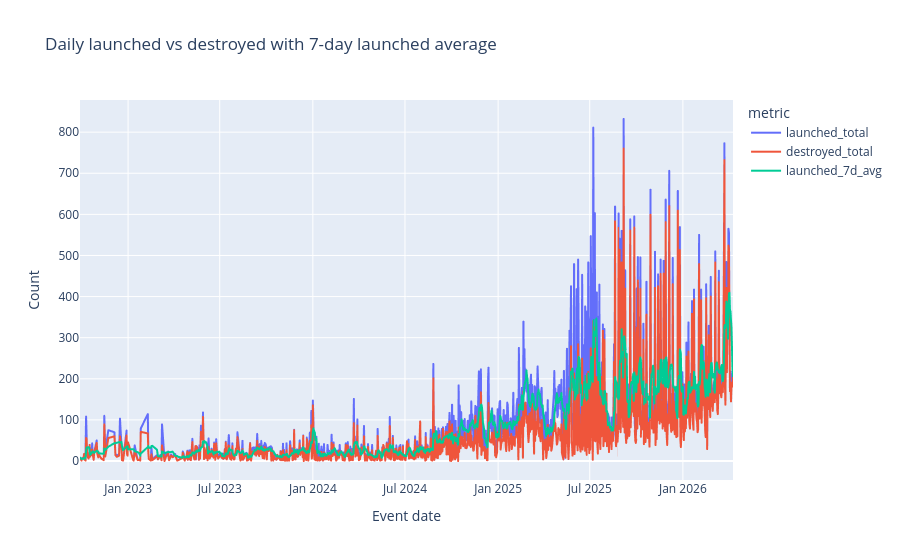

The cell this chart's notebook holds for it:
### Code cell
daily_trend = con.sql("""
WITH daily AS (
    SELECT
        CAST(event_date AS DATE) AS event_date,
        SUM(COALESCE(launched, 0)) AS launched_total,
        SUM(COALESCE(destroyed, 0)) AS destroyed_total
    FROM silver_attacks
    WHERE event_date <> ''
    GROUP BY 1
)
SELECT
    event_date,
    launched_total,
    destroyed_total,
    AVG(launched_total) OVER (
        ORDER BY event_date
        ROWS BETWEEN 6 PRECEDING AND CURRENT ROW
    ) AS launched_7d_avg
FROM daily
ORDER BY event_date
""").df()

daily_long = daily_trend.melt(
    id_vars='event_date',
    value_vars=['launched_total', 'destroyed_total', 'launched_7d_avg'],
    var_name='metric',
    value_name='value'
)

fig = px.line(
    daily_long,
    x='event_date',
    y='value',
    color='metric',
    title='Daily launched vs destroyed with 7-day launched average'
)
fig.update_layout(xaxis_title='Event date', yaxis_title='Count')
fig.show()

### Figure 1 — Plotly figure (JSON) as saved in the notebook; plotly's stock layout.template omitted (floating-point values rounded to 4 significant figures; data arrays with more than 128 entries replaced by an {"elided": "..."} marker saying what was removed)
{"data": [{"hovertemplate": "metric=launched_total<br>event_date=%{x}<br>value=%{y}<extra></extra>", "legendgroup": "launched_total", "line": {"color": "#636efa", "dash": "solid"}, "marker": {"symbol": "circle"}, "mode": "lines", "name": "launched_total", "showlegend": true, "type": "scattergl", "x": {"elided": "1066 str values"}, "xaxis": "x", "y": {"elided": "1066 float values"}, "yaxis": "y"}, {"hovertemplate": "metric=destroyed_total<br>event_date=%{x}<br>value=%{y}<extra></extra>", "legendgroup": "destroyed_total", "line": {"color": "#EF553B", "dash": "solid"}, "marker": {"symbol": "circle"}, "mode": "lines", "name": "destroyed_total", "showlegend": true, "type": "scattergl", "x": {"elided": "1066 str values"}, "xaxis": "x", "y": {"elided": "1066 float values"}, "yaxis": "y"}, {"hovertemplate": "metric=launched_7d_avg<br>event_date=%{x}<br>value=%{y}<extra></extra>", "legendgroup": "launched_7d_avg", "line": {"color": "#00cc96", "dash": "solid"}, "marker": {"symbol": "circle"}, "mode": "lines", "name": "launched_7d_avg", "showlegend": true, "type": "scattergl", "x": {"elided": "1066 str values"}, "xaxis": "x", "y": {"elided": "1066 float values"}, "yaxis": "y"}], "layout": {"legend": {"title": {"text": "metric"}, "tracegroupgap": 0}, "title": {"text": "Daily launched vs destroyed with 7-day launched average"}, "xaxis": {"anchor": "y", "domain": [0, 1], "title": {"text": "Event date"}}, "yaxis": {"anchor": "x", "domain": [0, 1], "title": {"text": "Count"}}}}
